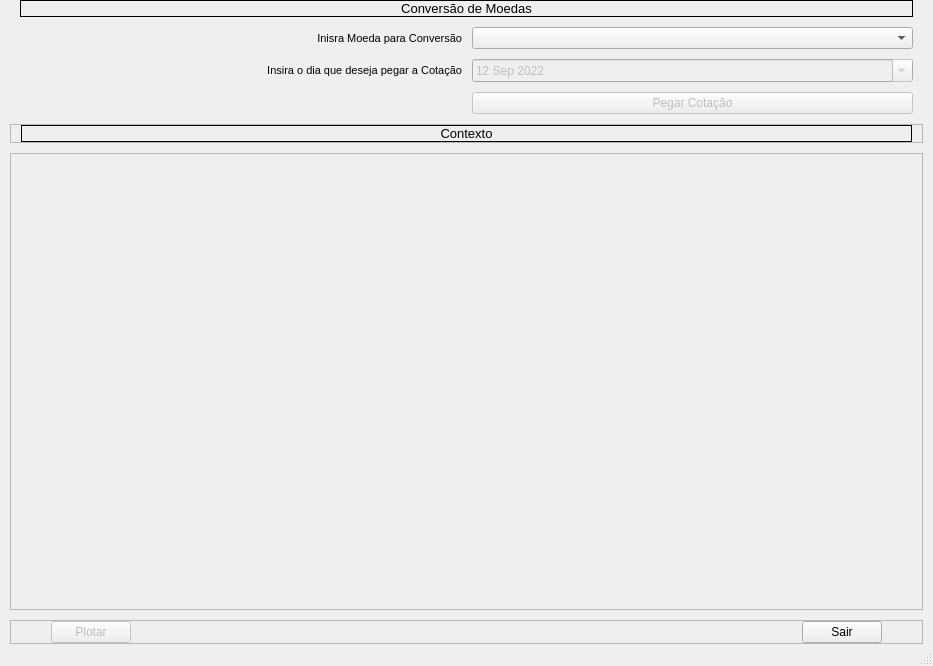
<?xml version="1.0" encoding="UTF-8"?>
<ui version="4.0">
 <class>MainWindow</class>
 <widget class="QMainWindow" name="MainWindow">
  <property name="geometry">
   <rect>
    <x>0</x>
    <y>0</y>
    <width>933</width>
    <height>666</height>
   </rect>
  </property>
  <property name="windowTitle">
   <string>Conversor Moedas</string>
  </property>
  <widget class="QWidget" name="centralwidget">
   <layout class="QVBoxLayout" name="verticalLayout_2">
    <property name="spacing">
     <number>10</number>
    </property>
    <property name="leftMargin">
     <number>10</number>
    </property>
    <property name="topMargin">
     <number>0</number>
    </property>
    <property name="rightMargin">
     <number>10</number>
    </property>
    <property name="bottomMargin">
     <number>0</number>
    </property>
    <item>
     <widget class="QFrame" name="fix_frame_1">
      <property name="sizePolicy">
       <sizepolicy hsizetype="Preferred" vsizetype="Maximum">
        <horstretch>0</horstretch>
        <verstretch>0</verstretch>
       </sizepolicy>
      </property>
      <property name="frameShape">
       <enum>QFrame::NoFrame</enum>
      </property>
      <property name="frameShadow">
       <enum>QFrame::Raised</enum>
      </property>
      <layout class="QGridLayout" name="gridLayout">
       <property name="leftMargin">
        <number>10</number>
       </property>
       <property name="topMargin">
        <number>0</number>
       </property>
       <property name="rightMargin">
        <number>10</number>
       </property>
       <property name="bottomMargin">
        <number>0</number>
       </property>
       <property name="spacing">
        <number>10</number>
       </property>
       <item row="1" column="0" colspan="2">
        <widget class="QLabel" name="fix_label_1">
         <property name="font">
          <font>
           <family>Arial</family>
           <pointsize>10</pointsize>
           <weight>50</weight>
           <italic>false</italic>
           <bold>false</bold>
           <underline>false</underline>
           <strikeout>false</strikeout>
           <kerning>true</kerning>
          </font>
         </property>
         <property name="layoutDirection">
          <enum>Qt::LeftToRight</enum>
         </property>
         <property name="autoFillBackground">
          <bool>true</bool>
         </property>
         <property name="frameShape">
          <enum>QFrame::Box</enum>
         </property>
         <property name="text">
          <string>Conversão de Moedas</string>
         </property>
         <property name="alignment">
          <set>Qt::AlignCenter</set>
         </property>
        </widget>
       </item>
       <item row="2" column="1">
        <widget class="QComboBox" name="in_lista_cot"/>
       </item>
       <item row="3" column="1">
        <widget class="QDateEdit" name="in_data_cot">
         <property name="enabled">
          <bool>false</bool>
         </property>
         <property name="minimumDate">
          <date>
           <year>1752</year>
           <month>9</month>
           <day>14</day>
          </date>
         </property>
         <property name="calendarPopup">
          <bool>true</bool>
         </property>
         <property name="currentSectionIndex">
          <number>0</number>
         </property>
         <property name="timeSpec">
          <enum>Qt::UTC</enum>
         </property>
         <property name="date">
          <date>
           <year>2022</year>
           <month>9</month>
           <day>12</day>
          </date>
         </property>
        </widget>
       </item>
       <item row="3" column="0">
        <widget class="QLabel" name="fix_label_3">
         <property name="font">
          <font>
           <family>Arial</family>
           <pointsize>8</pointsize>
          </font>
         </property>
         <property name="text">
          <string>Insira o dia que deseja pegar a Cotação</string>
         </property>
         <property name="alignment">
          <set>Qt::AlignRight|Qt::AlignTrailing|Qt::AlignVCenter</set>
         </property>
         <property name="buddy">
          <cstring>in_data_cot</cstring>
         </property>
        </widget>
       </item>
       <item row="2" column="0">
        <widget class="QLabel" name="fix_label_2">
         <property name="font">
          <font>
           <family>Arial</family>
           <pointsize>8</pointsize>
          </font>
         </property>
         <property name="layoutDirection">
          <enum>Qt::LeftToRight</enum>
         </property>
         <property name="text">
          <string>Inisra Moeda para Conversão</string>
         </property>
         <property name="alignment">
          <set>Qt::AlignRight|Qt::AlignTrailing|Qt::AlignVCenter</set>
         </property>
         <property name="buddy">
          <cstring>in_lista_cot</cstring>
         </property>
        </widget>
       </item>
       <item row="4" column="0">
        <widget class="QLabel" name="out_resposta">
         <property name="font">
          <font>
           <family>Arial</family>
           <pointsize>8</pointsize>
          </font>
         </property>
         <property name="layoutDirection">
          <enum>Qt::LeftToRight</enum>
         </property>
         <property name="text">
          <string/>
         </property>
         <property name="alignment">
          <set>Qt::AlignRight|Qt::AlignTrailing|Qt::AlignVCenter</set>
         </property>
        </widget>
       </item>
       <item row="4" column="1">
        <widget class="QPushButton" name="in_botao_cot">
         <property name="enabled">
          <bool>false</bool>
         </property>
         <property name="sizePolicy">
          <sizepolicy hsizetype="Preferred" vsizetype="Fixed">
           <horstretch>0</horstretch>
           <verstretch>0</verstretch>
          </sizepolicy>
         </property>
         <property name="text">
          <string>Pegar Cotação</string>
         </property>
        </widget>
       </item>
      </layout>
     </widget>
    </item>
    <item>
     <widget class="QFrame" name="fix_frame_2">
      <property name="sizePolicy">
       <sizepolicy hsizetype="Preferred" vsizetype="Maximum">
        <horstretch>0</horstretch>
        <verstretch>0</verstretch>
       </sizepolicy>
      </property>
      <property name="frameShape">
       <enum>QFrame::StyledPanel</enum>
      </property>
      <property name="frameShadow">
       <enum>QFrame::Raised</enum>
      </property>
      <layout class="QVBoxLayout" name="verticalLayout">
       <property name="spacing">
        <number>7</number>
       </property>
       <property name="leftMargin">
        <number>10</number>
       </property>
       <property name="topMargin">
        <number>0</number>
       </property>
       <property name="rightMargin">
        <number>10</number>
       </property>
       <property name="bottomMargin">
        <number>0</number>
       </property>
       <item>
        <widget class="QLabel" name="fix_label_4">
         <property name="sizePolicy">
          <sizepolicy hsizetype="Preferred" vsizetype="Minimum">
           <horstretch>0</horstretch>
           <verstretch>0</verstretch>
          </sizepolicy>
         </property>
         <property name="font">
          <font>
           <family>Arial</family>
           <pointsize>10</pointsize>
           <weight>50</weight>
           <italic>false</italic>
           <bold>false</bold>
           <underline>false</underline>
           <strikeout>false</strikeout>
           <kerning>true</kerning>
          </font>
         </property>
         <property name="layoutDirection">
          <enum>Qt::LeftToRight</enum>
         </property>
         <property name="autoFillBackground">
          <bool>true</bool>
         </property>
         <property name="frameShape">
          <enum>QFrame::Box</enum>
         </property>
         <property name="text">
          <string>Contexto</string>
         </property>
         <property name="alignment">
          <set>Qt::AlignCenter</set>
         </property>
        </widget>
       </item>
      </layout>
     </widget>
    </item>
    <item>
     <widget class="QFrame" name="fix_frame_3">
      <property name="enabled">
       <bool>true</bool>
      </property>
      <property name="cursor">
       <cursorShape>ArrowCursor</cursorShape>
      </property>
      <property name="frameShape">
       <enum>QFrame::StyledPanel</enum>
      </property>
      <property name="frameShadow">
       <enum>QFrame::Raised</enum>
      </property>
     </widget>
    </item>
    <item>
     <widget class="QFrame" name="fix_frame_4">
      <property name="sizePolicy">
       <sizepolicy hsizetype="Preferred" vsizetype="Maximum">
        <horstretch>0</horstretch>
        <verstretch>0</verstretch>
       </sizepolicy>
      </property>
      <property name="frameShape">
       <enum>QFrame::StyledPanel</enum>
      </property>
      <property name="frameShadow">
       <enum>QFrame::Raised</enum>
      </property>
      <layout class="QHBoxLayout" name="horizontalLayout">
       <property name="spacing">
        <number>0</number>
       </property>
       <property name="leftMargin">
        <number>40</number>
       </property>
       <property name="topMargin">
        <number>0</number>
       </property>
       <property name="rightMargin">
        <number>40</number>
       </property>
       <property name="bottomMargin">
        <number>0</number>
       </property>
       <item alignment="Qt::AlignLeft">
        <widget class="QPushButton" name="in_plot">
         <property name="enabled">
          <bool>false</bool>
         </property>
         <property name="text">
          <string>Plotar</string>
         </property>
        </widget>
       </item>
       <item alignment="Qt::AlignRight">
        <widget class="QPushButton" name="in_quit">
         <property name="sizePolicy">
          <sizepolicy hsizetype="Ignored" vsizetype="Fixed">
           <horstretch>0</horstretch>
           <verstretch>0</verstretch>
          </sizepolicy>
         </property>
         <property name="text">
          <string>Sair</string>
         </property>
         <property name="autoDefault">
          <bool>false</bool>
         </property>
         <property name="default">
          <bool>false</bool>
         </property>
         <property name="flat">
          <bool>false</bool>
         </property>
        </widget>
       </item>
      </layout>
     </widget>
    </item>
   </layout>
  </widget>
  <widget class="QStatusBar" name="statusbar"/>
  <widget class="QMenuBar" name="menuBar">
   <property name="geometry">
    <rect>
     <x>0</x>
     <y>0</y>
     <width>933</width>
     <height>26</height>
    </rect>
   </property>
  </widget>
 </widget>
 <resources/>
 <connections/>
</ui>
